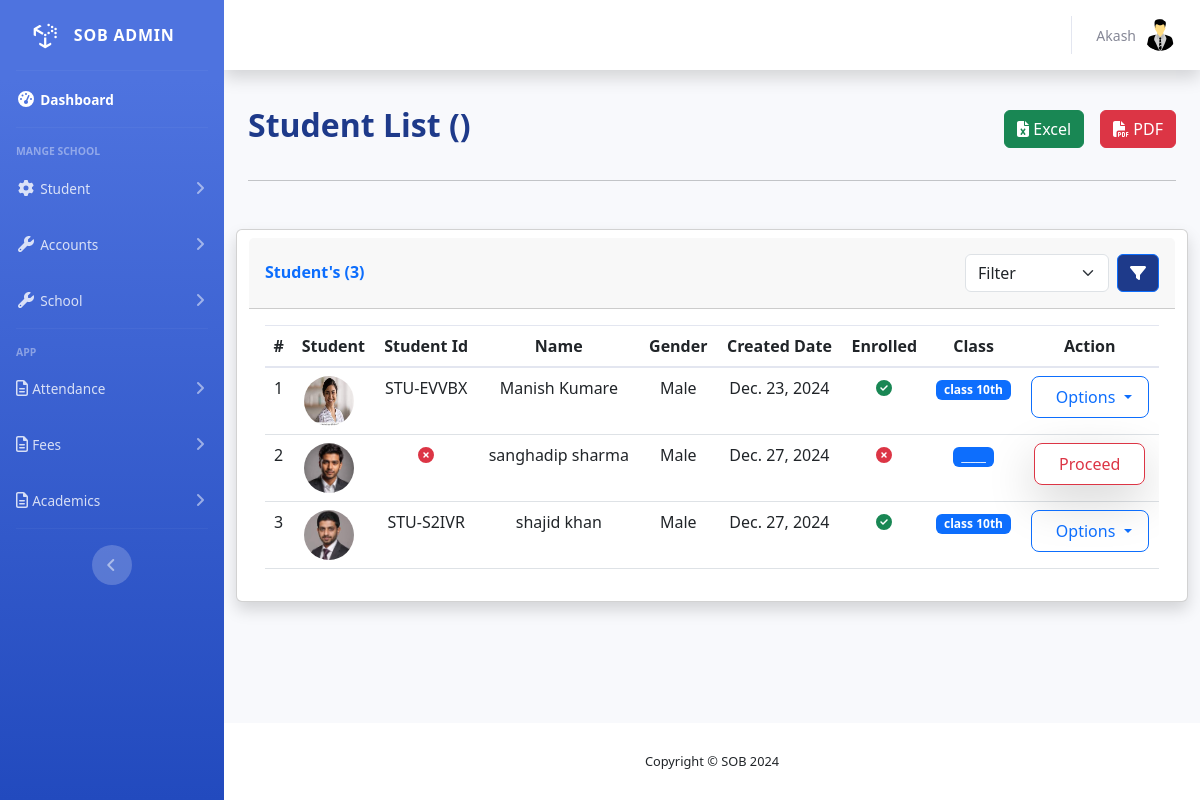
The page /student/students/ (signed in) on the database its author committed.
### accounts/models.py (models this page shows, shortened)
class User(AbstractUser):
    USER_TYPE_CHOICES = (
        ('M', 'Management Admin'),
        ('STA', 'Staff'),
        ('P', 'Principal'),
        ('T', 'Teacher'),
        ('STU', 'Student'),
    )
    user_type = models.CharField(max_length=20, choices=USER_TYPE_CHOICES)
    user_id = models.CharField(max_length=20, blank=True)
    is_active = models.BooleanField(default=True)
    history = HistoricalRecords()

### student/models.py (models this page shows, shortened)
class Student(models.Model):
    user = models.OneToOneField(User, on_delete=models.CASCADE, related_name='student', null=True, blank=True)
    first_name = models.CharField(max_length=100)
    last_name = models.CharField(max_length=100)
    date_of_birth = models.DateField()
    gender = models.CharField(max_length=10, choices=[('male', 'Male'), ('female', 'Female')])
    adhar_number = models.CharField(
        max_length=12,  # Ensures the field allows a maximum of 12 characters
        validators=[RegexValidator(r'^\d{12}$', message="Aadhar number must be exactly 12 digits.")],
        unique=True,  # Enforces uniqueness in the database
        verbose_name="Aadhar Number"
    )
    religion = models.CharField(max_length=50, choices=RELIGION_CHOICES)
    photo = models.ImageField(upload_to='student_photos/', blank=True, null=True, verbose_name="Student Photo", help_text="Upload a valid image file (JPG, PNG, etc.) not exceeding 500 KB.", height_field=None, width_field=None)
    profile_creation_date = models.DateField(auto_now_add=True)
    last_school_name = models.CharField(max_length=255)
    last_class_attended = models.CharField(max_length=100)
    examination_board = models.CharField(max_length=100)
    percentage_or_grade = models.CharField(max_length=50)  # Can store percentage or grade
    leaving_certificate_date = models.DateField(null=True, blank=True)
    leaving_certificate_number = models.CharField(max_length=100)
    nationality = models.CharField(max_length=10, choices=[('in', 'India'), ('o', 'Other')])
    residential_address = models.TextField(max_length=70)
    residential_city = models.CharField(max_length=100)
    residential_state = models.CharField(max_length=100 , choices=INDIAN_STATES)
    residential_pin_code = models.CharField(max_length=6, validators=[RegexValidator(r'^\d{6}$')])
    permanent_address = models.TextField(max_length=70)
    permanent_city = models.CharField(max_length=100)
    permanent_state = models.CharField(max_length=100, choices=INDIAN_STATES)
    permanent_pin_code = models.CharField(max_length=6, validators=[RegexValidator(r'^\d{6}$')])
    local_guardian_name = models.CharField(max_length=100, null=True, blank=True)
    local_guardian_mobile = models.CharField(max_length=15, null=True, blank=True)
    local_guardian_address = models.TextField(null=True, blank=True)
    local_guardian_health_problem = models.TextField(null=True, blank=True)
    relation_to_guardian = models.CharField(max_length=50, blank=True, null=True, help_text="Relation to the guardian, e.g. Uncle, Aunt")
    father_name = models.CharField(max_length=100)
    father_age = models.IntegerField(null=True, blank=True)
    father_education = models.CharField(max_length=100, null=True, blank=True)
    father_occupation = models.CharField(max_length=100, null=True, blank=True)
    father_organisation = models.CharField(max_length=100, null=True, blank=True)
    father_designation = models.CharField(max_length=100,null=True, blank=True)
    father_languages_known = models.CharField(max_length=200, null=True, blank=True)
    father_mobile_number = models.CharField(max_length=10)
    father_email = models.EmailField(null=True, blank=True)
    father_phone = models.CharField(max_length=20, null=True, blank=True)
    father_annual_income = models.DecimalField(max_digits=12, decimal_places=2,null=True, blank=True)
    mother_name = models.CharField(max_length=100)
    mother_age = models.IntegerField(null=True, blank=True)
    mother_education = models.CharField(max_length=100,null=True, blank=True)
    mother_occupation = models.CharField(max_length=100,null=True, blank=True)
    mother_organisation = models.CharField(max_length=100,null=True, blank=True)
    mother_designation = models.CharField(max_length=100,null=True, blank=True)
    mother_languages_known = models.CharField(max_length=200, null=True, blank=True)
    mother_mobile_number = models.CharField(max_length=10)
    mother_email = models.EmailField(null=True, blank=True)
    mother_phone = models.CharField(max_length=20,null=True, blank=True)
    mother_annual_income = models.DecimalField(max_digits=12, decimal_places=2,null=True, blank=True)

class Enrollment(models.Model):
    student = models.ForeignKey(Student, on_delete=models.CASCADE, related_name='enrollments')
    academic_year = models.ForeignKey(AcademicYear, on_delete=models.CASCADE, related_name='enrollments')
    standard = models.ForeignKey(Class, on_delete=models.CASCADE, related_name='enrollments')
    enrollment_date = models.DateField(auto_now_add=True)
    cancel_enroll = models.BooleanField(default=False)
    class Meta:
        unique_together = ('student','academic_year')

### core/models.py (models this page shows)
class Class(models.Model):
    name = models.CharField(max_length=50, help_text="Class 1st etc...")
    section = models.CharField(max_length=1, choices=LETTER_CHOICES,null=True, blank=True)
    alias = models.CharField(max_length=20, null=True, blank=True)
    user = models.ForeignKey(User, on_delete=models.SET_NULL, null=True, blank=True,related_name='class_teacher_of', limit_choices_to={'user_type': 'T'}, verbose_name="Class Teacher")
    total_students = models.PositiveIntegerField(default=0)
    class_monitor_boy = models.ForeignKey(User, on_delete=models.SET_NULL, null=True, blank=True, related_name='monitor_boy_of', limit_choices_to={'user_type': 'STU'},)
    class_monitor_girl = models.ForeignKey(User, on_delete=models.SET_NULL, null=True, blank=True, related_name='monitor_girl_of', limit_choices_to={'user_type': 'STU'},)
    subjects = models.ManyToManyField(Subject, related_name='classes')
    history = HistoricalRecords()
    def __str__(self):
        return f"{self.name} {self.section or ''}"

### student/views.py (the view, shortened to what this page needs)
# urls.py: path('students/', StudentListView.as_view(), name='student-list'), #all students
class StudentListView(ListView):
    model = Student
    context_object_name = 'students'
    def get_queryset(self):
        students = Student.objects.all()
        return students.order_by('id')
    def get_context_data(self, **kwargs):
        context = super().get_context_data(**kwargs)
        return context

### core/models.py (called while the page is built)
    def __str__(self):
        return self.name

### student/templates/student/student_list.html (shortened to what this page needs)
{% extends "base.html" %}
{% load static %}
{% block head %}
<link rel="stylesheet" href="https://cdnjs.cloudflare.com/ajax/libs/twitter-bootstrap/5.3.0/css/bootstrap.min.css">
<link rel="stylesheet" href="https://cdn.datatables.net/2.1.8/css/dataTables.bootstrap5.css">
{% endblock head %}
{% block main %}
<div class="container">
        <div class="d-flex justify-content-between align-items-center">
          <h2 class="fw-bold text-start" style="color:#1E3A8A;">Student List ({{ac_year}})</h2>
          <div class="d-flex">
            <div class="my-3 ms-2 ms-md-3">
              <a href="{% url 'student-list' %}">
                <button type="button" id="filter-btn" class="btn btn-success bg-success">
                  <i class="fa-solid fa-file-excel"></i> Excel
                </button>
              </a>
            </div>
            <div class="my-3 ms-2 ms-md-3">
              <a href="{% url 'student-list' %}">
                <button type="button" id="filter-btn" class="btn btn-danger bg-danger">
                  <i class="fa-solid fa-file-pdf"></i> PDF
                </button>
              </a>
            </div>
          </div>
        </div>
      <hr>
      <div class="row mt-5">
        <div class="card shadow mb-4">
          <div class="card-header py-3 mt-2">
            <div class="d-flex justify-content-between align-items-center">
              <h6 class="m-0 font-weight-bold text-primary">Student's ({{students.all.count}})</h6>
              <form action="" method="get" class="d-flex w-auto">
                <div class="me-2">
                  <select class="form-select" id="class-filter" name="search">
                    <option selected value="no-select">Filter</option>
                  </select>
                </div>
                <button type="submit" id="filter-btn" class="btn btn-primary" style="background-color:#1E3A8A;">
                  <i class="fa-solid fa-filter"></i>
                </button>
              </form>
            </div>
          </div>
          <div class="card-body">
              <div class="table-responsive">
                <table id="myTable" class="table text-center" style="width:100%">
                  <thead>
                      <tr class="text-center">
                          <th class="text-center">#</th>
                          <th class="text-center">Student</th>
                          <th class="text-center">Student Id</th>
                          <th class="text-center">Name</th>
                          <th class="text-center">Gender</th>
                          <th class="text-center">Created Date</th>
                          <th class="text-center">Enrolled</th>
                          <th class="text-center">Class</th>
                          <th class="text-center">Action</th>
                      </tr>
                  </thead>
                  <tbody>
                    {% for student in students %}
                      <tr>
                        <td class="text-center">{{forloop.counter}}</td>
                          <td>
                              {% if student.photo %}
                              <img src="{{student.photo.url}}" alt="" class="avatar-sm rounded-circle me-2" style="width: 50px; height: 50px;"/>
                              {% else %}
                              <img src="{% static "core/img/profile.png" %}" alt="" class="avatar-sm rounded-circle me-2" style="width: 50px; height: 50px;"/>
                              {% endif %}
                          </td>
                          <td>{% if student.user %}{{student.user.user_id}}{% else %}<i class="fa-solid fa-circle-xmark text-danger"> </i> {% endif %}</td>
                          <td>{{student.first_name}} {{student.last_name}}</td>
                          <td>{{student.gender|capfirst }}</td>
                          <td>{{student.profile_creation_date}}</td>
                          <td>
                            {% if student.enrollments.exists %}
                              <p data-bs-toggle="tooltip" data-bs-placement="top" data-bs-title="{% for ay in student.enrollments.all %}{{ay.academic_year}},{% endfor %}"><i class="fa-solid fa-circle-check text-success"></i></p>
                            {% else %}
                              <i class="fa-solid fa-circle-xmark text-danger"> </i>
                            {% endif %}
                          </td>
                          <td>
                            {% if student.enrollments.exists %}
                            <span class="badge text-bg-primary">{{student.enrollments.first.standard}}</span>
                            {% else %}
                            <span class="badge text-bg-primary">_____</span>
                            {% endif %}
                          </td>
                          {% if student.enrollments.exists %}
                          <td>
                            <ul class="list-inline mb-0">
                                <li class="list-inline-item dropdown">
                                    <button class="btn btn-outline-primary dropdown-toggle px-3 py-2 rounded-3 font-size-16"
                                            type="button"
                                            id="dropdownMenuButton"
                                            data-bs-toggle="dropdown"
                                            aria-expanded="false">
                                         Options
                                    </button>
                                </li>
                            </ul>
                        </td>
                        {% else %}
                        <td class="text-center">
                        <a href="{% url "enroll_step2" student.id %}">
                          <button type="button" class="btn btn-outline-danger shadow-lg py-2 px-4 rounded-3">Proceed</button>
                        </a>
                        </td>
                        {% endif %}
                      </tr>
                    {% endfor %}
                  </tbody>
              </table>
              </div>
          </div>
        </div>
      </div>
</div>
{% endblock main %}

### templates/base.html (shortened to what this page needs)
{% load static %}
<!DOCTYPE html>
<html lang="en">
<head>
    <link href="{% static "school/vendor/fontawesome/css/all.css" %}" rel="stylesheet" type="text/css">
    <link href="{% static "school/css/school.css" %}" rel="stylesheet">
    <link rel="stylesheet" href="https://cdnjs.cloudflare.com/ajax/libs/twitter-bootstrap/5.3.0/css/bootstrap.min.css">
    {% block head %}
    {% endblock head %}
</head>
<body id="page-top">
    <div id="wrapper">
        {% include "sidebar.html" %}
        <div id="content-wrapper" class="d-flex flex-column">
            <div id="content">
                <nav class="navbar navbar-expand navbar-light bg-white topbar mb-4 static-top shadow  px-3">
                    <ul class="navbar-nav ml-auto">
                        <li class="nav-item dropdown no-arrow">
                            <a class="nav-link dropdown-toggle" href="#" id="userDropdown" role="button"
                                data-toggle="dropdown" aria-haspopup="true" aria-expanded="false">
                                <span class="mr-2 d-none d-lg-inline text-gray-600 small">{{request.user.username | capfirst}}</span>
                                <img class="img-profile rounded-circle"
                                    src="{% if request.user.userprofile.photo %}{{request.user.userprofile.photo.url}}{% else %}{% static "core/img/user-icon.png" %}{% endif %}">
                            </a>
                        </li>
                    </ul>
                </nav>
                <div class="container-fluid">
                    {% block main %}
                    {% endblock main %}
                </div>
            </div>
            <footer class="sticky-footer bg-white">
                <div class="container my-auto">
                    <div class="copyright text-center my-auto">
                        <span>Copyright &copy; SOB 2024</span>
                    </div>
                </div>
            </footer>
        </div>
    </div>
</body>
</html>

### rows shown on the page
User: user.username "Akash"
Student: photo (picture), user.user_id "STU-EVVBX", first_name "Manish", last_name "Kumare", gender "Male", profile_creation_date "Dec. 23, 2024", enrollments.first.standard "class 10th"
Student: photo (picture), first_name "sanghadip", last_name "sharma", gender "Male", profile_creation_date "Dec. 27, 2024", shows "_____", shows "Proceed"
Student: photo (picture), user.user_id "STU-S2IVR", first_name "shajid", last_name "khan", gender "Male", profile_creation_date "Dec. 27, 2024", enrollments.first.standard "class 10th"

### other values the page prints
{{ students.all.count }} "3"
